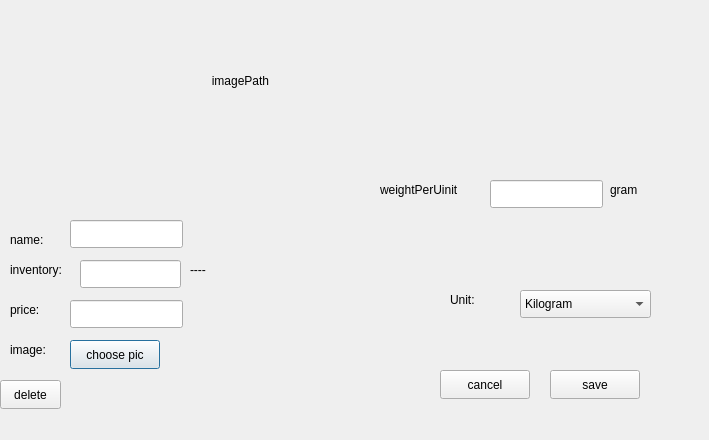
<?xml version="1.0" encoding="UTF-8"?>
<ui version="4.0">
 <class>MaterialDialog</class>
 <widget class="QDialog" name="MaterialDialog">
  <property name="geometry">
   <rect>
    <x>0</x>
    <y>0</y>
    <width>709</width>
    <height>440</height>
   </rect>
  </property>
  <property name="windowTitle">
   <string>Dialog</string>
  </property>
  <widget class="QLabel" name="IngredientName">
   <property name="geometry">
    <rect>
     <x>10</x>
     <y>230</y>
     <width>91</width>
     <height>20</height>
    </rect>
   </property>
   <property name="text">
    <string>name:</string>
   </property>
  </widget>
  <widget class="QLabel" name="IngredientPrice">
   <property name="geometry">
    <rect>
     <x>10</x>
     <y>300</y>
     <width>63</width>
     <height>20</height>
    </rect>
   </property>
   <property name="text">
    <string>price:</string>
   </property>
  </widget>
  <widget class="QLabel" name="IngredientUnit">
   <property name="geometry">
    <rect>
     <x>450</x>
     <y>290</y>
     <width>63</width>
     <height>20</height>
    </rect>
   </property>
   <property name="text">
    <string>Unit:</string>
   </property>
  </widget>
  <widget class="QLabel" name="ingredientImage">
   <property name="geometry">
    <rect>
     <x>10</x>
     <y>340</y>
     <width>63</width>
     <height>20</height>
    </rect>
   </property>
   <property name="text">
    <string>image:</string>
   </property>
  </widget>
  <widget class="QLabel" name="Image">
   <property name="geometry">
    <rect>
     <x>60</x>
     <y>10</y>
     <width>361</width>
     <height>141</height>
    </rect>
   </property>
   <property name="text">
    <string>imagePath</string>
   </property>
   <property name="alignment">
    <set>Qt::AlignmentFlag::AlignCenter</set>
   </property>
  </widget>
  <widget class="QPushButton" name="choosePicBtn">
   <property name="geometry">
    <rect>
     <x>70</x>
     <y>340</y>
     <width>90</width>
     <height>29</height>
    </rect>
   </property>
   <property name="text">
    <string>choose pic</string>
   </property>
  </widget>
  <widget class="QLineEdit" name="NamelineEdit">
   <property name="geometry">
    <rect>
     <x>70</x>
     <y>220</y>
     <width>113</width>
     <height>28</height>
    </rect>
   </property>
  </widget>
  <widget class="QLineEdit" name="PriceLineEdit">
   <property name="geometry">
    <rect>
     <x>70</x>
     <y>300</y>
     <width>113</width>
     <height>28</height>
    </rect>
   </property>
  </widget>
  <widget class="QComboBox" name="UnitcomboBox">
   <property name="geometry">
    <rect>
     <x>520</x>
     <y>290</y>
     <width>131</width>
     <height>28</height>
    </rect>
   </property>
   <item>
    <property name="text">
     <string>Kilogram</string>
    </property>
   </item>
   <item>
    <property name="text">
     <string>gram</string>
    </property>
   </item>
   <item>
    <property name="text">
     <string>piece</string>
    </property>
   </item>
  </widget>
  <widget class="QLabel" name="pricePerUintLabel">
   <property name="geometry">
    <rect>
     <x>380</x>
     <y>180</y>
     <width>101</width>
     <height>20</height>
    </rect>
   </property>
   <property name="text">
    <string>weightPerUinit</string>
   </property>
  </widget>
  <widget class="QLineEdit" name="PricepuLineE">
   <property name="geometry">
    <rect>
     <x>490</x>
     <y>180</y>
     <width>113</width>
     <height>28</height>
    </rect>
   </property>
  </widget>
  <widget class="QPushButton" name="save">
   <property name="geometry">
    <rect>
     <x>550</x>
     <y>370</y>
     <width>90</width>
     <height>29</height>
    </rect>
   </property>
   <property name="text">
    <string>save</string>
   </property>
  </widget>
  <widget class="QPushButton" name="pushButton_2">
   <property name="geometry">
    <rect>
     <x>440</x>
     <y>370</y>
     <width>90</width>
     <height>29</height>
    </rect>
   </property>
   <property name="text">
    <string>cancel</string>
   </property>
  </widget>
  <widget class="QPushButton" name="deleteIngredent">
   <property name="geometry">
    <rect>
     <x>0</x>
     <y>380</y>
     <width>61</width>
     <height>29</height>
    </rect>
   </property>
   <property name="text">
    <string>delete</string>
   </property>
  </widget>
  <widget class="QLabel" name="labelInventory">
   <property name="geometry">
    <rect>
     <x>10</x>
     <y>260</y>
     <width>71</width>
     <height>20</height>
    </rect>
   </property>
   <property name="text">
    <string>inventory:</string>
   </property>
  </widget>
  <widget class="QLineEdit" name="lineEditInventory">
   <property name="geometry">
    <rect>
     <x>80</x>
     <y>260</y>
     <width>101</width>
     <height>28</height>
    </rect>
   </property>
  </widget>
  <widget class="QLabel" name="label_2">
   <property name="geometry">
    <rect>
     <x>610</x>
     <y>180</y>
     <width>63</width>
     <height>20</height>
    </rect>
   </property>
   <property name="text">
    <string>gram</string>
   </property>
  </widget>
  <widget class="QLabel" name="showUnit">
   <property name="geometry">
    <rect>
     <x>190</x>
     <y>260</y>
     <width>63</width>
     <height>20</height>
    </rect>
   </property>
   <property name="text">
    <string>----</string>
   </property>
  </widget>
 </widget>
 <resources/>
 <connections/>
</ui>
